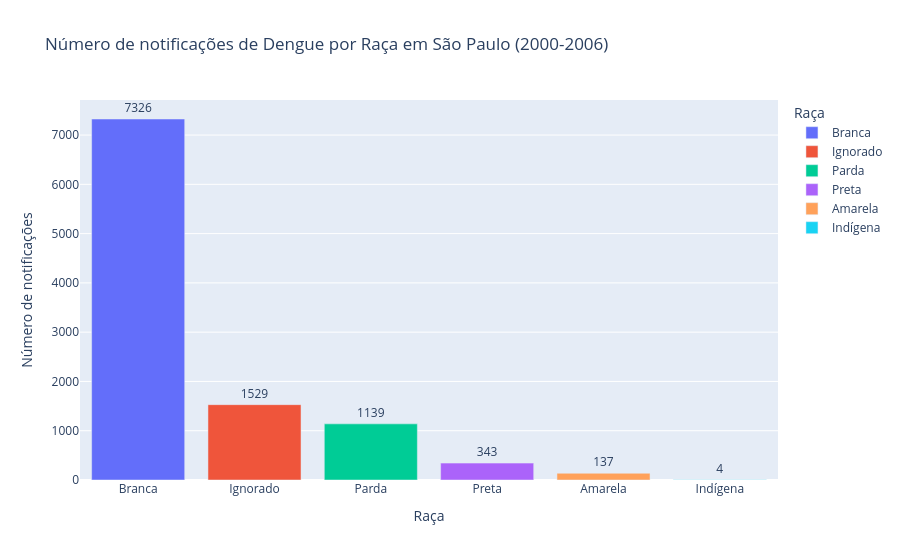

Write notebook code for a chart like this one.
### Code cell
# Contagem dos resultados
raca_counts = (
    cs_raca["CS_RACA"]
    .value_counts()
    .reset_index()
)

raca_counts.columns = ["Raça", "Contagem"]

fig = px.bar(
    raca_counts,
    x="Raça",
    y="Contagem",
    text="Contagem",
    title="Número de notificações de Dengue por Raça em São Paulo (2000-2006)",
    labels={
        "Contagem": "Número de notificações",
        "Raça": "Raça"
    },
    color="Raça"
)

fig.update_traces(textposition="outside")

fig.show()

### Figure 1 — Plotly figure (JSON) as saved in the notebook; plotly's stock layout.template omitted (floating-point values rounded to 4 significant figures)
{"data": [{"hovertemplate": "Raça=%{x}<br>Número de notificações=%{text}<extra></extra>", "legendgroup": "Branca", "marker": {"color": "#636efa", "pattern": {"shape": ""}}, "name": "Branca", "orientation": "v", "showlegend": true, "text": [7326.0], "textposition": "outside", "type": "bar", "x": ["Branca"], "xaxis": "x", "y": [7326], "yaxis": "y"}, {"hovertemplate": "Raça=%{x}<br>Número de notificações=%{text}<extra></extra>", "legendgroup": "Ignorado", "marker": {"color": "#EF553B", "pattern": {"shape": ""}}, "name": "Ignorado", "orientation": "v", "showlegend": true, "text": [1529.0], "textposition": "outside", "type": "bar", "x": ["Ignorado"], "xaxis": "x", "y": [1529], "yaxis": "y"}, {"hovertemplate": "Raça=%{x}<br>Número de notificações=%{text}<extra></extra>", "legendgroup": "Parda", "marker": {"color": "#00cc96", "pattern": {"shape": ""}}, "name": "Parda", "orientation": "v", "showlegend": true, "text": [1139.0], "textposition": "outside", "type": "bar", "x": ["Parda"], "xaxis": "x", "y": [1139], "yaxis": "y"}, {"hovertemplate": "Raça=%{x}<br>Número de notificações=%{text}<extra></extra>", "legendgroup": "Preta", "marker": {"color": "#ab63fa", "pattern": {"shape": ""}}, "name": "Preta", "orientation": "v", "showlegend": true, "text": [343.0], "textposition": "outside", "type": "bar", "x": ["Preta"], "xaxis": "x", "y": [343], "yaxis": "y"}, {"hovertemplate": "Raça=%{x}<br>Número de notificações=%{text}<extra></extra>", "legendgroup": "Amarela", "marker": {"color": "#FFA15A", "pattern": {"shape": ""}}, "name": "Amarela", "orientation": "v", "showlegend": true, "text": [137.0], "textposition": "outside", "type": "bar", "x": ["Amarela"], "xaxis": "x", "y": [137], "yaxis": "y"}, {"hovertemplate": "Raça=%{x}<br>Número de notificações=%{text}<extra></extra>", "legendgroup": "Indígena", "marker": {"color": "#19d3f3", "pattern": {"shape": ""}}, "name": "Indígena", "orientation": "v", "showlegend": true, "text": [4.0], "textposition": "outside", "type": "bar", "x": ["Indígena"], "xaxis": "x", "y": [4], "yaxis": "y"}], "layout": {"barmode": "relative", "legend": {"title": {"text": "Raça"}, "tracegroupgap": 0}, "title": {"text": "Número de notificações de Dengue por Raça em São Paulo (2000-2006)"}, "xaxis": {"anchor": "y", "categoryarray": ["Branca", "Ignorado", "Parda", "Preta", "Amarela", "Indígena"], "categoryorder": "array", "domain": [0, 1], "title": {"text": "Raça"}}, "yaxis": {"anchor": "x", "domain": [0, 1], "title": {"text": "Número de notificações"}}}}
